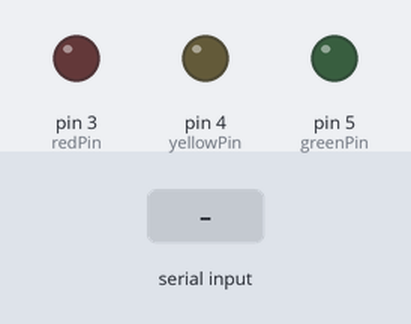
This sketch was run on a simulated Arduino Uno, built with avr-gcc and run on an emulated ATmega328P. On the bench: output pins drawn as LEDs (lit = HIGH). The inputs (shaded band) are chosen by the test bench.

Above: at 1.2 s.
1.3 s: "a" received over Serial
At 1.7 s:
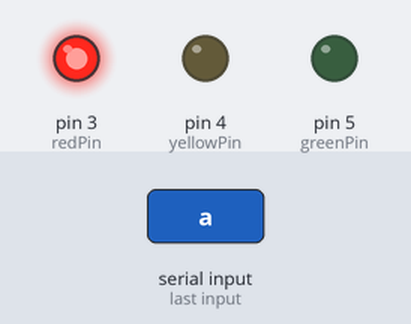
3.3 s: "b" received over Serial
At 3.7 s:
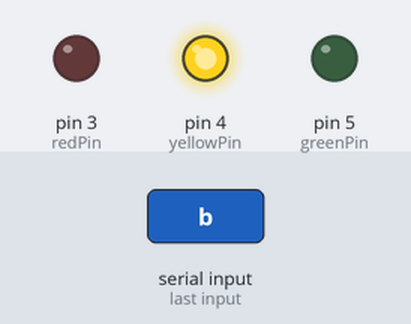
5.3 s: "c" received over Serial
At 5.7 s:
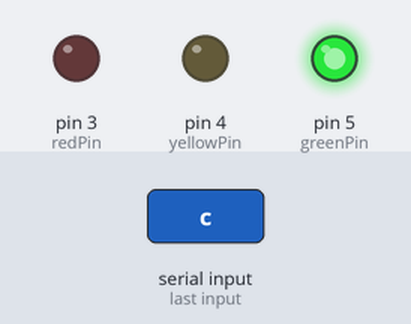
Timing chart, 0 to 8.3 s (numbered marks = the images above; inputs shaded):
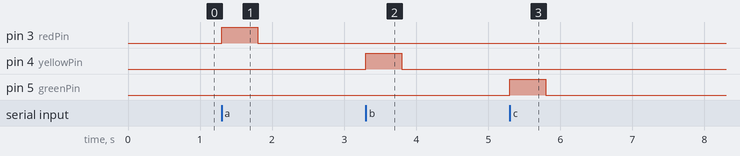

Measured:
- after the input at 1.3 s, pin 3 (redPin): LOW → HIGH at once, → LOW 0.50 s later
- after the input at 3.3 s, pin 4 (yellowPin): LOW → HIGH at once, → LOW 0.50 s later
- after the input at 5.3 s, pin 5 (greenPin): LOW → HIGH at once, → LOW 0.50 s later

The sketch:

ClickRYGLED.ino
```cpp
int redPin = 3;
int yellowPin = 4;
int greenPin = 5;

int c = 0;

void setup()
{
  Serial.begin(9600);  //比特率设置为一致方可通信
  pinMode(redPin,OUTPUT);
  pinMode(yellowPin,OUTPUT);
  pinMode(greenPin,OUTPUT);
}

void loop()
{
  if(Serial.available());
  c = Serial.read();
  if (c == 97)  //a的ASCII码值为97
  {
    digitalWrite(redPin,HIGH);
    delay(500);
    digitalWrite(redPin,LOW);
  }
  if (c == 98)  //b的ASCII码值为98
  {
    digitalWrite(yellowPin,HIGH);
    delay(500);
    digitalWrite(yellowPin,LOW);
  }
  if (c == 99)
  {
    digitalWrite(greenPin,HIGH);
    delay(500);
    digitalWrite(greenPin,LOW);
  }
}
```
